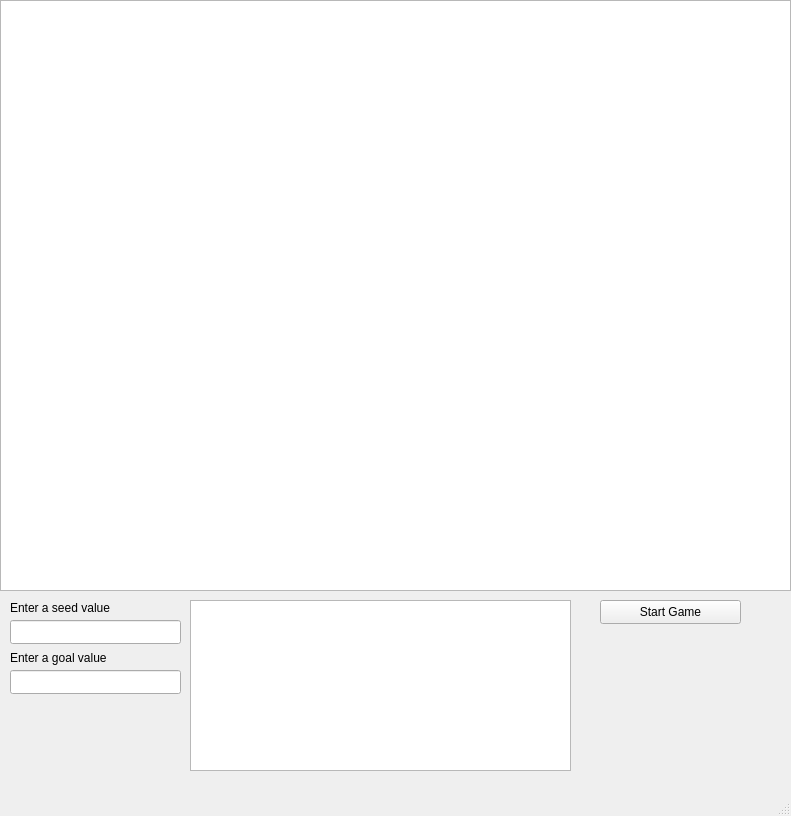
<?xml version="1.0" encoding="UTF-8"?>
<ui version="4.0">
 <class>MainWindow</class>
 <widget class="QMainWindow" name="MainWindow">
  <property name="geometry">
   <rect>
    <x>0</x>
    <y>0</y>
    <width>791</width>
    <height>816</height>
   </rect>
  </property>
  <property name="windowTitle">
   <string>MainWindow</string>
  </property>
  <widget class="QWidget" name="centralwidget">
   <widget class="QGraphicsView" name="graphicsView">
    <property name="geometry">
     <rect>
      <x>0</x>
      <y>0</y>
      <width>791</width>
      <height>591</height>
     </rect>
    </property>
   </widget>
   <widget class="QLineEdit" name="seedValueLineEdit">
    <property name="geometry">
     <rect>
      <x>10</x>
      <y>620</y>
      <width>171</width>
      <height>24</height>
     </rect>
    </property>
   </widget>
   <widget class="QLabel" name="seed_label">
    <property name="geometry">
     <rect>
      <x>10</x>
      <y>600</y>
      <width>131</width>
      <height>16</height>
     </rect>
    </property>
    <property name="font">
     <font>
      <family>Segoe UI</family>
     </font>
    </property>
    <property name="text">
     <string>Enter a seed value</string>
    </property>
   </widget>
   <widget class="QPushButton" name="restartGameButton">
    <property name="geometry">
     <rect>
      <x>600</x>
      <y>600</y>
      <width>141</width>
      <height>24</height>
     </rect>
    </property>
    <property name="text">
     <string>Start Game</string>
    </property>
   </widget>
   <widget class="QTextBrowser" name="messageBrowser">
    <property name="geometry">
     <rect>
      <x>190</x>
      <y>600</y>
      <width>381</width>
      <height>171</height>
     </rect>
    </property>
   </widget>
   <widget class="QLabel" name="goalValuLabel">
    <property name="geometry">
     <rect>
      <x>10</x>
      <y>650</y>
      <width>151</width>
      <height>16</height>
     </rect>
    </property>
    <property name="text">
     <string>Enter a goal value</string>
    </property>
   </widget>
   <widget class="QLineEdit" name="goalValueLineEdit">
    <property name="geometry">
     <rect>
      <x>10</x>
      <y>670</y>
      <width>171</width>
      <height>24</height>
     </rect>
    </property>
   </widget>
  </widget>
  <widget class="QMenuBar" name="menubar">
   <property name="geometry">
    <rect>
     <x>0</x>
     <y>0</y>
     <width>791</width>
     <height>21</height>
    </rect>
   </property>
  </widget>
  <widget class="QStatusBar" name="statusbar"/>
 </widget>
 <resources/>
 <connections/>
</ui>
